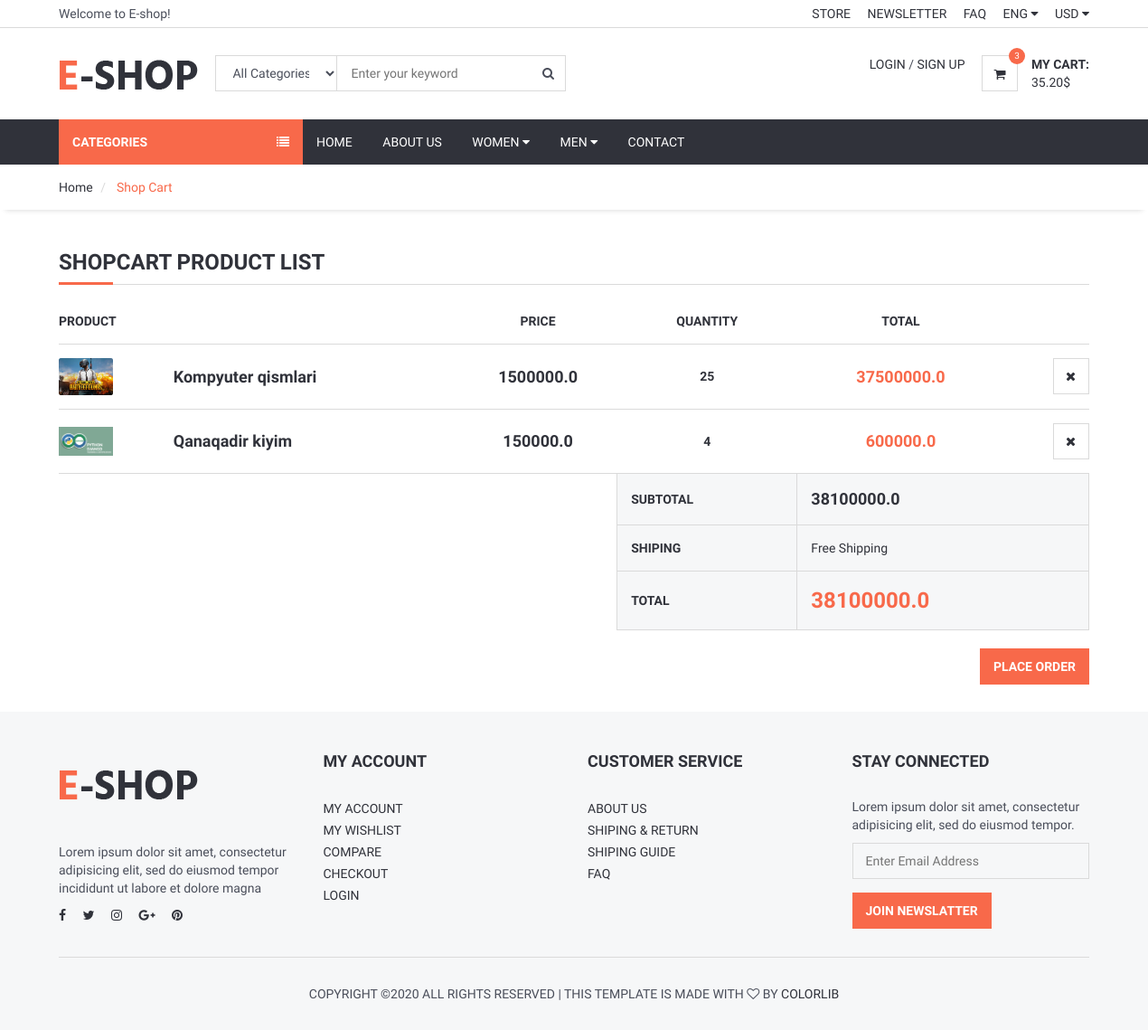
/shopcart/, run on an earlier commit of the app's database.
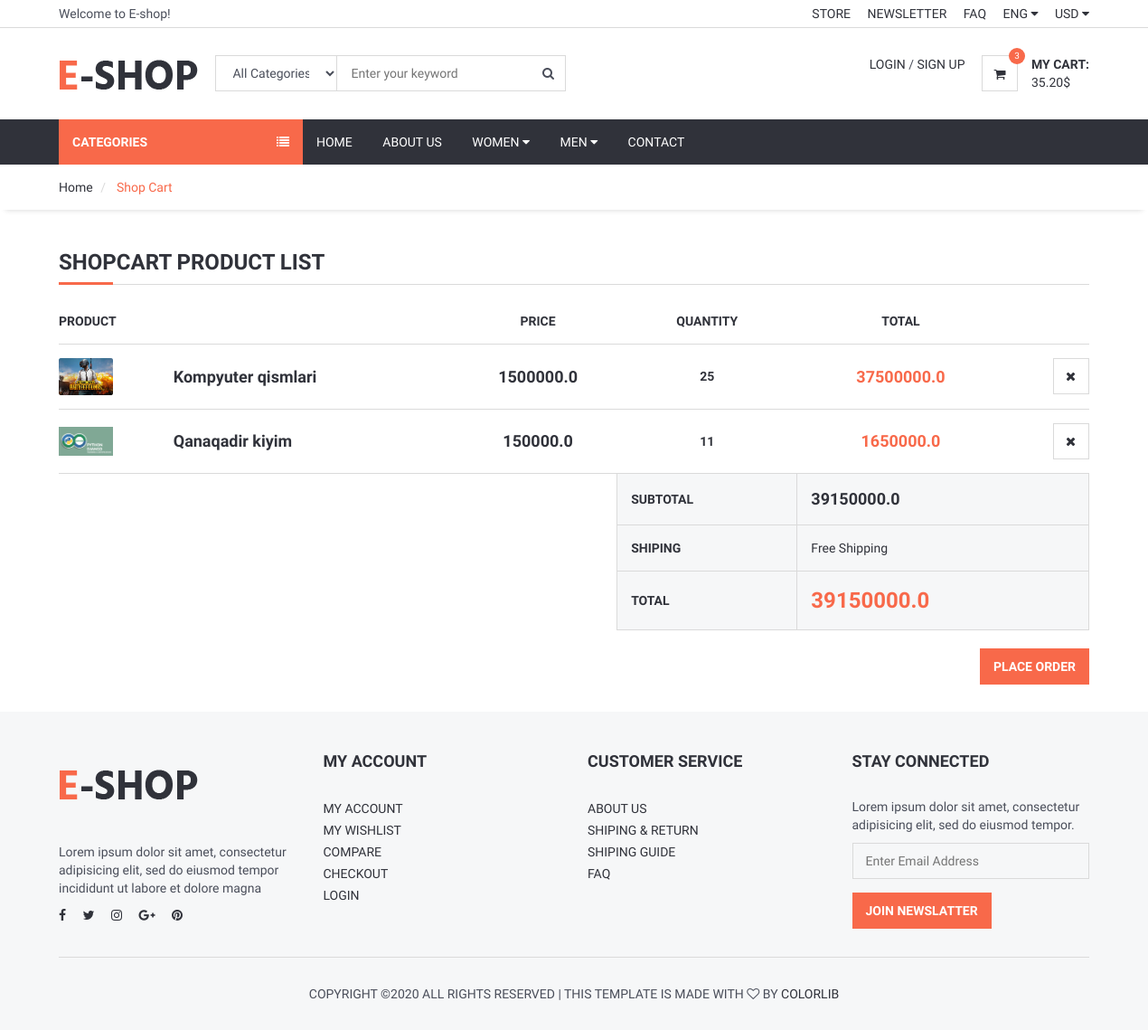
And on a later commit of the database.
### order/models.py (models this page shows, shortened)
class ShopCart(models.Model):
    user = models.ForeignKey(User, on_delete=models.SET_NULL, null=True)
    product = models.ForeignKey(Product, on_delete=models.SET_NULL, null=True)
    quantity = models.IntegerField()
    @property
    def amount(self):
        return (self.quantity * self.product.price)

### product/models.py (models this page shows, shortened)
class Product(models.Model):
    STATUS = (
        ('True', 'Mavjud'),
        ('False', 'Mavjud Emas'),
    )
    Variants=(
        ('None', 'None'),
        ('Color', 'Color'),
        ('Size', 'Size'),
        ('Size-Color', 'Size-Color'),
    )
    category = models.ForeignKey(Category, on_delete=models.CASCADE)
    title = models.CharField(max_length=255, unique=True)
    keywords = models.CharField(max_length=255, unique=True)
    description = models.TextField(blank=True)
    image = models.ImageField(blank=True, upload_to='images/')
    price = models.FloatField()
    amount = models.IntegerField()
    minamount = models.IntegerField()
    detail = RichTextUploadingField()
    variant = models.CharField(max_length=15, choices=Variants, default='None')
    status = models.CharField(max_length=15, choices=STATUS)
    slug = models.SlugField(null=False, unique=True)
    create_at = models.DateTimeField(auto_now_add=True)
    update_at = models.DateTimeField(auto_now=True)
    def __str__(self):
        return self.title
    def image_tag(self):
        return mark_safe('<img src="{}" height="50">'.format(self.image.url))
    image_tag.short_description = 'Image'

### order/views.py (the view)
# urls.py: path('shopcart/', OrderViews.shopcart, name='shopcart'),
def shopcart(request):
    category = Category.objects.all()
    current_user = request.user
    shopcart = ShopCart.objects.filter(user_id=current_user.id)
    total = 0
    for rs in shopcart:
        total += rs.product.price * rs.quantity
    context = {
        'category': category,
        'shopcart': shopcart,
        'total': total,
    }
    return render(request, 'shopcart.html', context)

### order/templates/shopcart.html (shortened to what this page needs)
{% extends 'homebase.html' %}
{% load static %}
{% block sidebar %}{% include 'sidebar.html' %} {% endblock %}
{% block body %}
	<div id="breadcrumb">
		<div class="container">
			<ul class="breadcrumb">
				<li><a href="/">Home</a></li>
				<li class="active"> Shop Cart  </li>
			</ul>
		</div>
	</div>
	<div class="section">
		<div class="container">
			<div class="row">
                    <div class="col-md-12">
						<div class="order-summary clearfix">
							<div class="section-title">
								<h3 class="title">Shopcart Product List</h3>
							</div>
							<table class="shopping-cart-table table">
								<thead>
									<tr>
										<th>Product</th>
										<th></th>
										<th class="text-center">Price</th>
										<th class="text-center">Quantity</th>
										<th class="text-center">Total</th>
										<th class="text-right"></th>
									</tr>
								</thead>
								<tbody>
                                {% for rs in shopcart %}
									<tr>
										<td class="thumb"><img src="{{ rs.product.image.url }}" alt=""></td>
										<td class="details">
											<a href="/product/{{ rs.product.id }}/{{ rs.product.slug }}">{{ rs.product}}</a>
										</td>
										<td class="price text-center"><strong>{{rs.product.price}}</strong><br></td>
                                        <td class="qty text-center"><strong>{{ rs.quantity }} </strong></td>
										<td class="total text-center"><strong class="primary-color">{{rs.amount}}</strong></td>
                                        <td class="text-right"><a href="/order/deletefromcart/{{ rs.id }}" onclick="return confirm('Delete! Are you sure?')" class="main-btn icon-btn"><i class="fa fa-close"></i></a></td>
									</tr>
                                {% endfor %}
								</tbody>
								<tfoot>
									<tr>
										<th class="empty" colspan="3"></th>
										<th>SUBTOTAL</th>
										<th colspan="2" class="sub-total">{{ total }}</th>
									</tr>
									<tr>
										<th class="empty" colspan="3"></th>
										<th>SHIPING</th>
										<td colspan="2">Free Shipping</td>
									</tr>
									<tr>
										<th class="empty" colspan="3"></th>
										<th>TOTAL</th>
										<th colspan="2" class="total">{{total}}</th>
									</tr>
								</tfoot>
							</table>
							<div class="pull-right">
								<a href="/order/orderproduct" class="primary-btn">Place Order</a>
							</div>
						</div>
					</div>
			</div>
		</div>
	</div>
 {% endblock %}
{% block footer %}{% include 'footer.html' %} {% endblock %}

What changed in the data, as far as the page shows it:
changed ShopCart "Qanaqadir kiyim": quantity "4" → "11"; amount "600000.0" → "1650000.0"
Also different on the page:
{{ total }}: "38100000.0" → "39150000.0"
